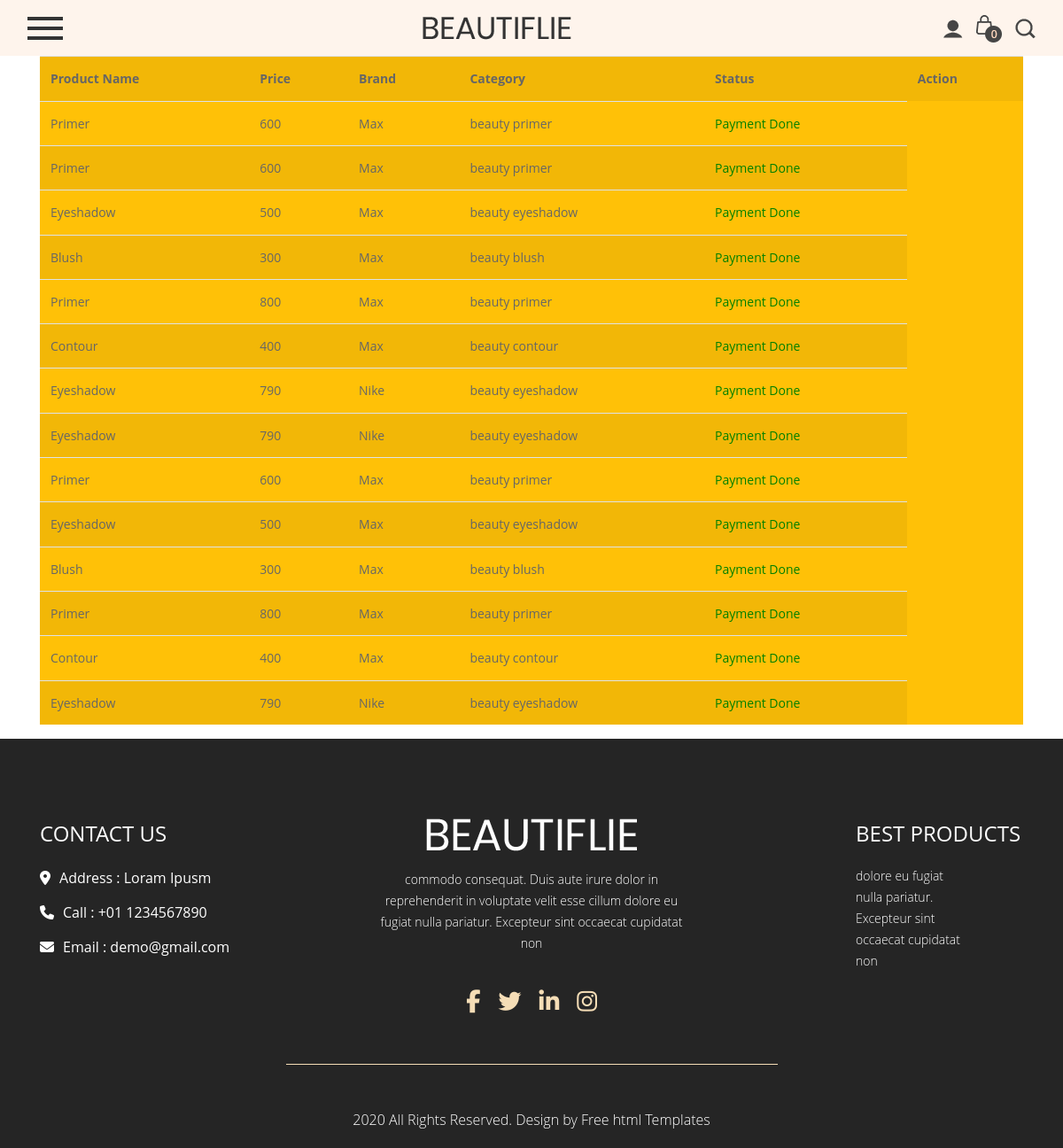
/Cart/CustomerOrders (signed in), run on the app's committed database.
### Cart/models.py (models this page shows)
class PurchasedItems(models.Model):
    product =models.ForeignKey(ProductDetails,on_delete=models.CASCADE)
    user =models.ForeignKey(User,on_delete=models.CASCADE)
    paymentstaus =models.BooleanField(default=False)

### Product/models.py (models this page shows)
class ProductDetails(models.Model):
    Product_Id=models.AutoField(primary_key=True)
    Product_Name=models.CharField(max_length=255)
    Product_Brand=models.CharField(max_length=255)
    Product_Description=models.CharField(max_length=1000)
    Product_Price=models.IntegerField()
    Product_Category=models.CharField(max_length=255)
    Product_Stock=models.PositiveIntegerField()
    Product_Image=models.ImageField(upload_to="product_image")
    Merchant=models.ForeignKey(User,on_delete=models.CASCADE,blank=True,null=True)

### Cart/views.py (the view)
# urls.py: path("CustomerOrders",views.CustomerOrders,name="CustomerOrders"),
def CustomerOrders(request):
    products =PurchasedItems.objects.all()
    context ={
        "products":products
    }
    return render(request,"orders.html",context)

### templates/orders.html
{% extends "adminhome.html" %}
{% block content %}
<div class="container">
 <table class="table table-striped bg-warning">
    <tr>
        <th>Product Name</th>
        <th>Price</th>
        <th>Brand</th>
        <th>Category</th>
        <th>Status</th>
        <th>Action</th>
    </tr>
    {% for pro in products %}
    {% if pro.product.Merchant == request.user %}
    <tr>
        <td>{{pro.product.Product_Name}}</td>
        <td>{{pro.product.Product_Price}}</td>
        <td>{{pro.product.Product_Brand}}</td>
        <td>{{pro.product.Product_Category}}</td>
        {% if pro.paymentstatus == False %}
        <td style="color:yellow">Payment Pending</td>
        {% else %}
        <td style="color:green">Payment Done</td>
        {% endif %}
    </tr>
    {% endif %}
    {% endfor %}
</table>
</div>
{% endblock %}

### static/css/style.css (style rules this page uses)
* { box-sizing: border-box !important; transition: ease all 0.5s; }
html { scroll-behavior: smooth; }
body { color: #666666; font-size: 14px; line-height: 1.80857; font-weight: normal; overflow-x: hidden; font-family: 'Open Sans', sans-serif; }
*, *::after, *::before { -webkit-box-sizing: border-box; -moz-box-sizing: border-box; box-sizing: border-box; }

### data on the page
PurchasedItems: product.Product_Name "Primer", product.Product_Price "600", product.Product_Brand "Max", product.Product_Category "beauty primer"
PurchasedItems: product.Product_Name "Primer", product.Product_Price "600", product.Product_Brand "Max", product.Product_Category "beauty primer"
PurchasedItems: product.Product_Name "Eyeshadow", product.Product_Price "500", product.Product_Brand "Max", product.Product_Category "beauty eyeshadow"
PurchasedItems: product.Product_Name "Blush", product.Product_Price "300", product.Product_Brand "Max", product.Product_Category "beauty blush"
PurchasedItems: product.Product_Name "Primer", product.Product_Price "800", product.Product_Brand "Max", product.Product_Category "beauty primer"
PurchasedItems: product.Product_Name "Contour", product.Product_Price "400", product.Product_Brand "Max", product.Product_Category "beauty contour"
PurchasedItems: product.Product_Name "Eyeshadow", product.Product_Price "790", product.Product_Brand "Nike", product.Product_Category "beauty eyeshadow"
PurchasedItems: product.Product_Name "Eyeshadow", product.Product_Price "790", product.Product_Brand "Nike", product.Product_Category "beauty eyeshadow"
PurchasedItems: product.Product_Name "Primer", product.Product_Price "600", product.Product_Brand "Max", product.Product_Category "beauty primer"
PurchasedItems: product.Product_Name "Eyeshadow", product.Product_Price "500", product.Product_Brand "Max", product.Product_Category "beauty eyeshadow"
PurchasedItems: product.Product_Name "Blush", product.Product_Price "300", product.Product_Brand "Max", product.Product_Category "beauty blush"
PurchasedItems: product.Product_Name "Primer", product.Product_Price "800", product.Product_Brand "Max", product.Product_Category "beauty primer"
PurchasedItems: product.Product_Name "Contour", product.Product_Price "400", product.Product_Brand "Max", product.Product_Category "beauty contour"
PurchasedItems: product.Product_Name "Eyeshadow", product.Product_Price "790", product.Product_Brand "Nike", product.Product_Category "beauty eyeshadow"
